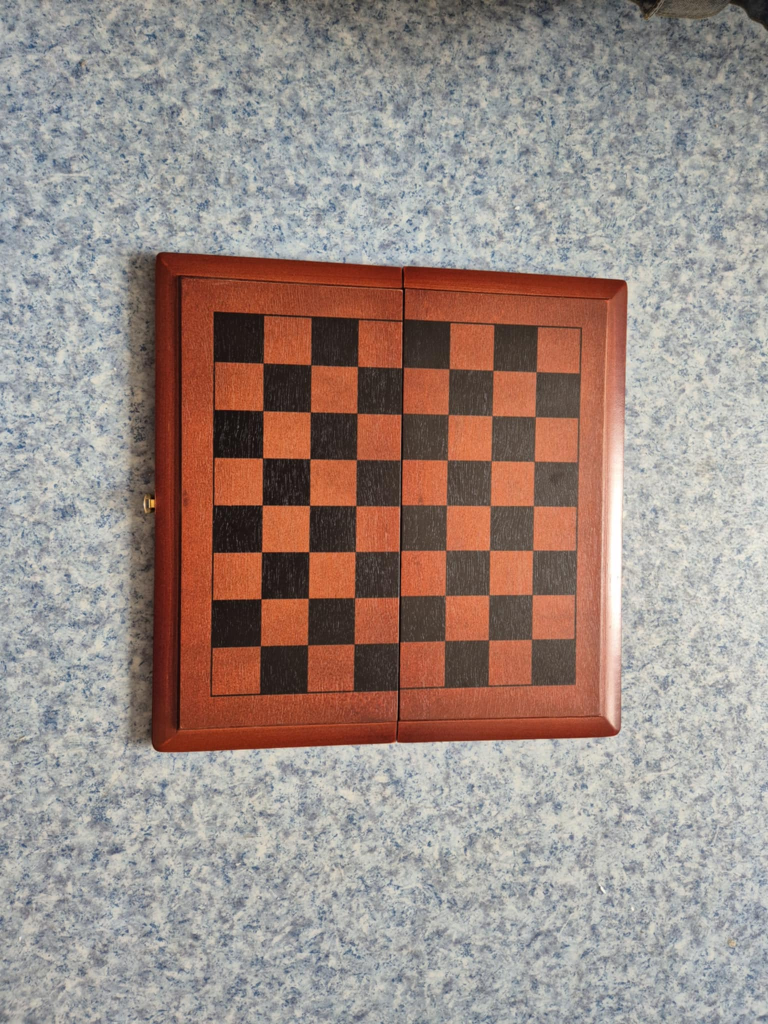
#> input picture [OLD]/photos/chessboard_empty_top.jfif, 1536 x 2048 px, given in place of the camera (shown at 1/2 size)
$ python chessboard_registration.py
#> lines starting #> are read from the running program, lines starting #| are printed output that depends on the picture; after the words box and inside, x2 and y2 are one past the last pixel; in counts of white or black regions, pixels touching at a corner belong together
import cv2
import numpy as np

cap = cv2.VideoCapture(0)
cap.set(cv2.CAP_PROP_FRAME_WIDTH, 600)
cap.set(cv2.CAP_PROP_FRAME_HEIGHT, 600)

while True:
    _, frame = cap.read()
#> frame is the input picture: shape (2048, 1536, 3); mean B, G, R 134.4, 140.8, 156.2
    #frame_g = cv2.cvtColor(frame, cv2.COLOR_BGR2GRAY)
    #edges = cv2.Canny(frame_g, 100, 400, apertureSize=3)
    #lines = cv2.HoughLines(edges, 1, np.pi/180, 150)
    """
    for r_theta in lines:
        arr = np.array(r_theta[0], dtype=np.float64)
        r, theta = arr
        # Stores the value of cos(theta) in a
        a = np.cos(theta)
        # Stores the value of sin(theta) in b
        b = np.sin(theta)
        # x0 stores the value rcos(theta)
        x0 = a*r

        # y0 stores the value rsin(theta)
        y0 = b*r

        # x1 stores the rounded off value of (rcos(theta)-1000sin(theta))
        x1 = int(x0 + 1000*(-b))

        # y1 stores the rounded off value of (rsin(theta)+1000cos(theta))
        y1 = int(y0 + 1000*(a))

        # x2 stores the rounded off value of (rcos(theta)+1000sin(theta))
        x2 = int(x0 - 1000*(-b))

        # y2 stores the rounded off value of (rsin(theta)-1000cos(theta))
        y2 = int(y0 - 1000*(a))

        # cv2.line draws a line in img from the point(x1,y1) to (x2,y2).
        # (0,0,255) denotes the colour of the line to be
        # drawn. In this case, it is red.
        cv2.line(edges, (x1, y1), (x2, y2), (0, 0, 255), 2)
    """
    cv2.imshow("okno", frame)
    key = cv2.waitKey(1)  # Czekaj na dowolny klawisz
#> (key Esc is pressed here)
    if key == 27:
        break

cap.release()
cv2.destroyAllWindows()  # Zamknij okno

chessboard_top = cv2.imread("chessboard_top.jpg")
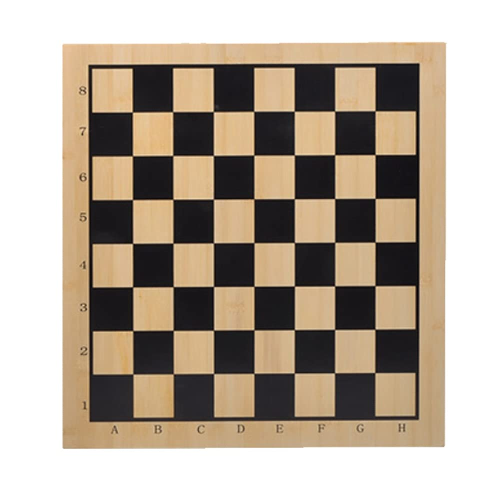
#> input picture chessboard_top.jpg, 1001 x 1001 px, found by its file name (shown at 1/2 size)
#> chessboard_top is the input picture: shape (1001, 1001, 3); mean B, G, R 155.1, 170.1, 182.7
chessboard_top = cv2.resize(chessboard_top, (600, 600))
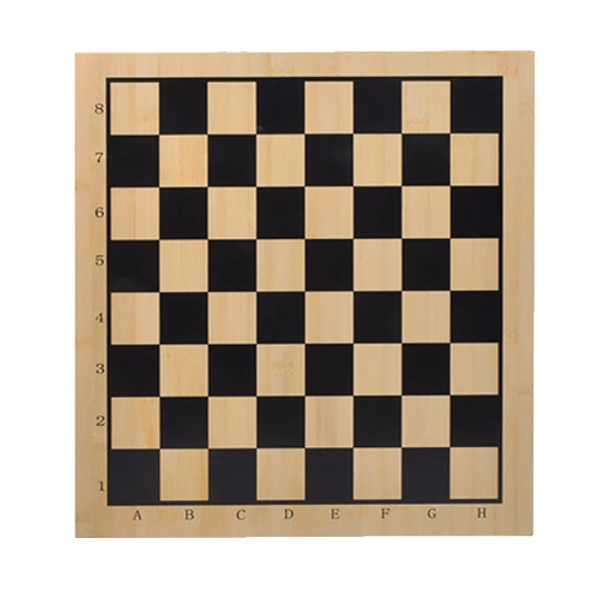
#> chessboard_top: shape (600, 600, 3); mean B, G, R 155, 170.1, 182.7
cv2.imshow("szachownica", chessboard_top)
cv2.waitKey(0)  # Czekaj na dowolny klawisz
cv2.destroyAllWindows()  # Zamknij okno

chessboard_top_g = cv2.cvtColor(chessboard_top, cv2.COLOR_BGR2GRAY)
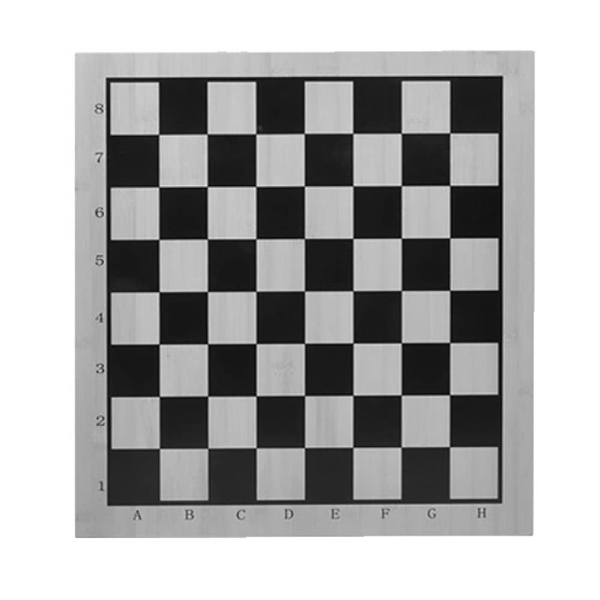
#> chessboard_top_g: shape (600, 600); min 0, max 255, mean 172.1

cv2.imshow("szachownica", chessboard_top_g)
cv2.waitKey(0)  # Czekaj na dowolny klawisz
cv2.destroyAllWindows()  # Zamknij okno

edges = cv2.Canny(chessboard_top_g, 256, 257, apertureSize=3)
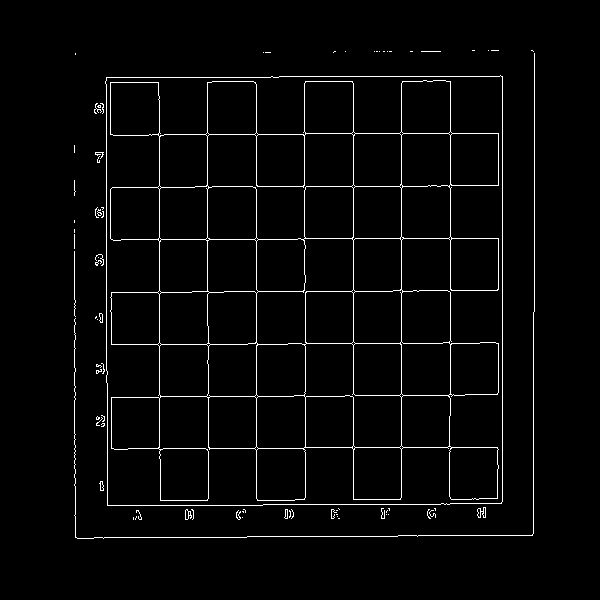
#> edges: shape (600, 600); 2.8% white in thin lines or dots, all inside (x1, y1, x2, y2) = (74, 50, 535, 539)

cv2.imshow("krawedzie", edges)
cv2.waitKey(0)  # Czekaj na dowolny klawisz
cv2.destroyAllWindows()  # Zamknij okno

lines = cv2.HoughLines(edges,1, np.pi/180, 170)
#> lines = 20 rows, first 8: [502, 0], [353, 0], [256, 0], [401, 0], [159, 0], [450, 0], [106, 0], [534, 0]

for r_theta in lines:
    arr = np.array(r_theta[0], dtype=np.float64)
    r, theta = arr
    # Stores the value of cos(theta) in a
    a = np.cos(theta)

    # Stores the value of sin(theta) in b
    b = np.sin(theta)

    # x0 stores the value rcos(theta)
    x0 = a*r

    # y0 stores the value rsin(theta)
    y0 = b*r

    # x1 stores the rounded off value of (rcos(theta)-1000sin(theta))
    x1 = int(x0 + 1000*(-b))

    # y1 stores the rounded off value of (rsin(theta)+1000cos(theta))
    y1 = int(y0 + 1000*(a))

    # x2 stores the rounded off value of (rcos(theta)+1000sin(theta))
    x2 = int(x0 - 1000*(-b))

    # y2 stores the rounded off value of (rsin(theta)-1000cos(theta))
    y2 = int(y0 - 1000*(a))

    # cv2.line draws a line in img from the point(x1,y1) to (x2,y2).
    # (0,0,255) denotes the colour of the line to be
    # drawn. In this case, it is red.
    cv2.line(chessboard_top, (x1, y1), (x2, y2), (0, 0, 255), 2)
#> this loop made 20 passes
#> (r, theta, a, b, x0, y0, x1, y1) on passes 1 to 12: (502, 0, 1, 0, 502, 0, 502, 1000), (353, 0, 1, 0, 353, 0, 353, 1000), (256, 0, 1, 0, 256, 0, 256, 1000), (401, 0, 1, 0, 401, 0, 401, 1000), (159, 0, 1, 0, 159, 0, 159, 1000), (450, 0, 1, 0, 450, 0, 450, 1000), (106, 0, 1, 0, 106, 0, 106, 1000), (534, 0, 1, 0, 534, 0, 534, 1000), (207, 0, 1, 0, 207, 0, 207, 1000), (186, 1.57, -4.37e-08, 1, -8.13e-06, 186, -1000, 185), (74, 0, 1, 0, 74, 0, 74, 1000), (76, 1.57, -4.37e-08, 1, -3.32e-06, 76, -1000, 75)
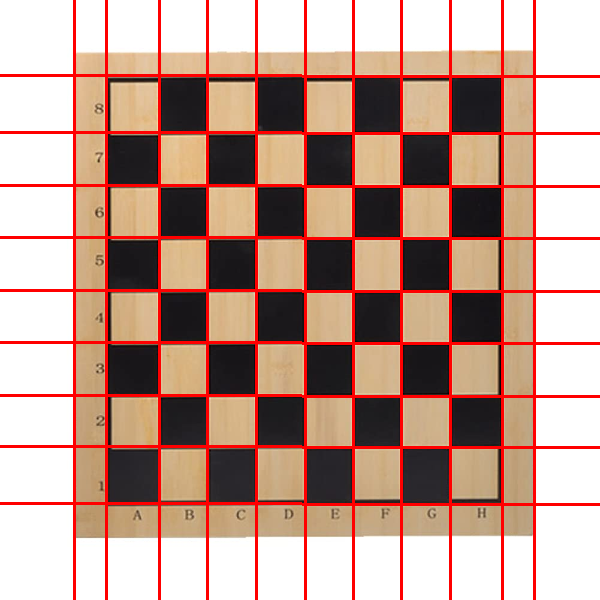
#> chessboard_top: shape (600, 600, 3); 9.75% of pixels changed, all inside (x1, y1, x2, y2) = (0, 0, 600, 600)

cv2.imshow("szachownica", chessboard_top)
cv2.waitKey(0)  # Czekaj na dowolny klawisz
cv2.destroyAllWindows()  # Zamknij okno
